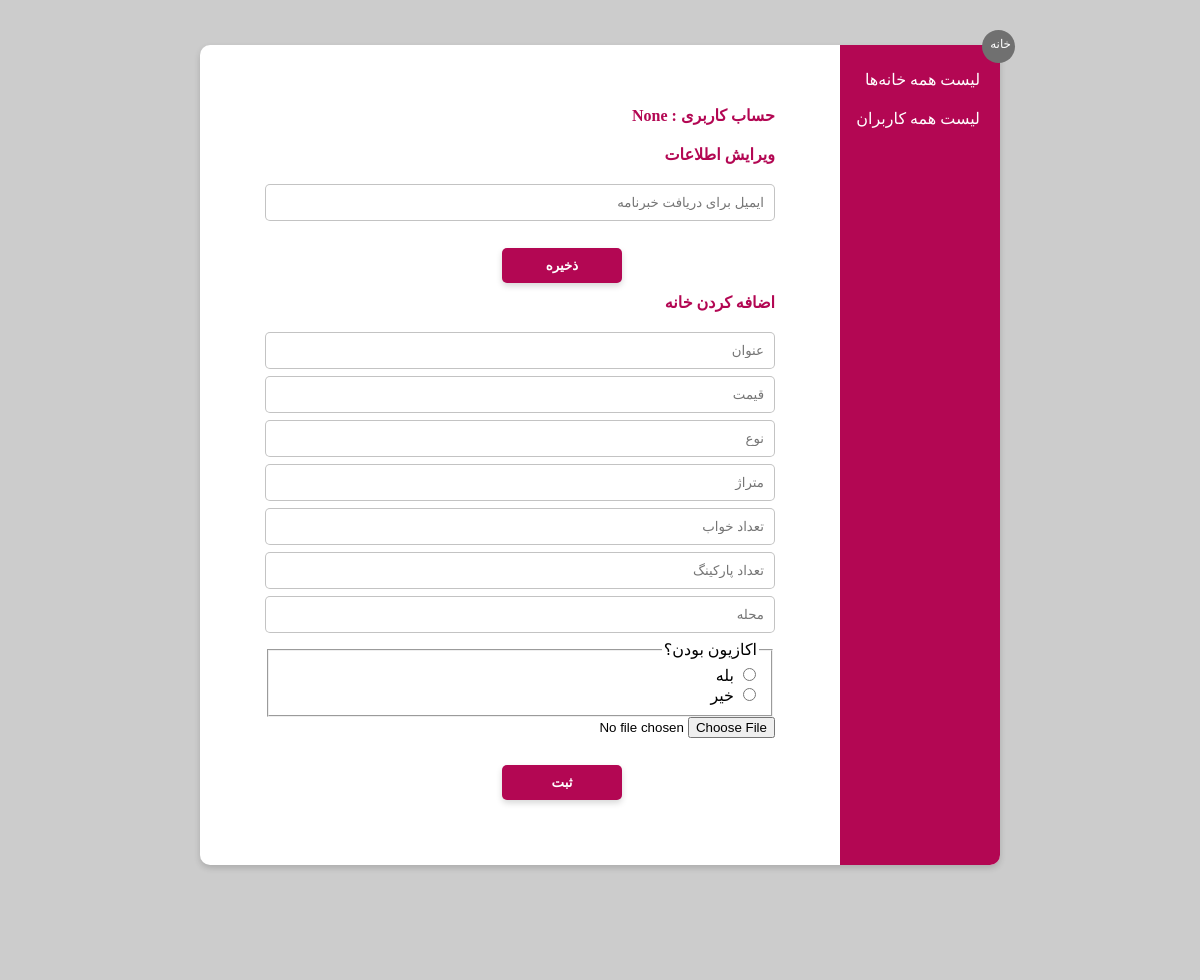
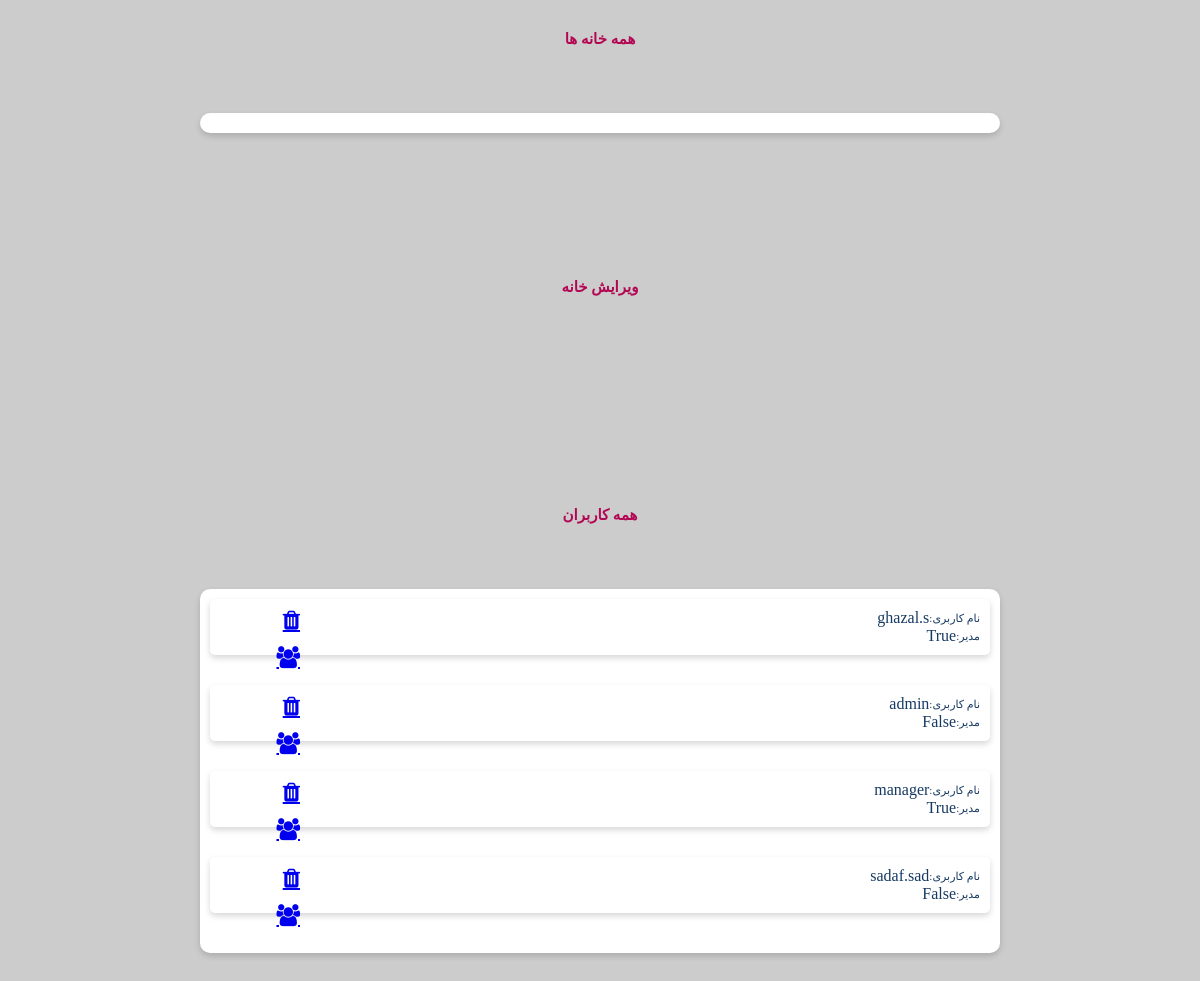
Screenshot of /homes/allUsers with the database file from the repository (2 pictures, top to bottom).
### homes/models.py (models this page shows)
class kilidUser(models.Model):
    REQUIRED_FIELDS = ('user',)
    user = models.OneToOneField(User, on_delete=models.CASCADE, null=True)
    phoneNum = models.CharField(max_length=50)
    isManager = models.BooleanField(default=False)

### homes/views.py (the view)
# urls.py: path('allUsers', views.showAllUsers),
def showAllUsers(request):
   myusers = kilidUser.objects.all()
   usernameHome = None
   if request.user.is_authenticated:
       usernameHome = request.user.username
   gotodiv = 'sec4HeadHome'
   return render(request, 'manager.html', {'myUsers': myusers, 'username': usernameHome, 'jump': gotodiv})

### homes/templates/manager.html (shortened to what this page needs)
{% load static %}
<!DOCTYPE html PUBLIC "-//W3C//DTD XHTML 1.0 Strict//EN" "http://www.w3.org/TR/xhtml1/DTD/xhtml1-strict.dtd">
<html xmlns="http://www.w3.org/1999/xhtml">
        <head>
                <link rel="stylesheet"
          href="https://cdnjs.cloudflare.com/ajax/libs/font-awesome/4.7.0/css/font-awesome.min.css"/>
                <link rel="stylesheet" href={% static "CSS/managerUserStyle.css" %} />
        </head>
        <body>
            <div id="background">
                <div class="infoPage" style="height: 820px;margin-top: 45px;margin-bottom: 45px">
                    <div id="cancelButton" >
                        <a href="home" style="font-size: 12px; color: white; text-decoration: none;width: 100%;margin-left: auto;margin-right: 4px; margin-top: 7px;display: block;">خانه</a>
                    </div>
                    <div id="sidebar" style="position:relative;">
                        <a  href="allHomes" id="headerForForm" style="color:white;padding-top: 10px;padding-right: 20px;position: relative;top: 25px;cursor: pointer;text-decoration: none;">لیست همه خانه‌ها</a>
                        <a  href="allUsers" id="headerForForm" style="color:white;padding-top: 10px;padding-right: 20px;position: relative;top: 45px;cursor: pointer;text-decoration: none;">لیست همه کاربران</a>
                    </div>
                    <div id="formBar">
                        <div id="form">
                            <div class="selectionBar">
                                <h1 id="headerForForm">حساب کاربری : {{ username }}</h1>
                                <form method="POST" action="changeEmail">
                                <h1 id="headerForForm">ویرایش اطلاعات</h1>
                                <div id="completionForm">
                                    <div class="input">
                                            <input class="text" placeholder="ایمیل برای دریافت خبرنامه" type="text" name="newEmail" value="" required />
                                    </div>
                                    <button class="form-submit-button" type="submit" >ذخیره</button>
                                </div>
                                </form>
                            </div>
                            <div class="selectionBar">
                                <form method="POST" action="addHouse">
                                <h1 id="headerForForm">اضافه کردن خانه</h1>
                                <div id="completionForm">
                                    <div class="input">
                                            <input class="text" placeholder="عنوان" type="text" name="hometitle" value="" required />
                                    </div>
                                    <div class="input">
                                            <input class="text" placeholder="قیمت" type="text" name="homeprice" value="" required />
                                    </div>
                                    <div class="input">
                                            <input class="text" placeholder="نوع" type="text" name="hometype" value="" required />
                                    </div>
                                    <div class="input">
                                            <input class="text" placeholder="متراژ" type="text" name="homearea" value="" required />
                                    </div>
                                    <div class="input">
                                            <input class="text" placeholder="تعداد خواب" type="text" name="homebedrooms" value="" required />
                                    </div>
                                    <div class="input">
                                            <input class="text" placeholder="تعداد پارکینگ" type="text" name="homeparkings" value="" required />
                                    </div>
                                    <div class="input">
                                            <input class="text" placeholder="محله" type="text" name="homelocality" value="" required />
                                    </div>
                                    <fieldset>
                                    <legend>اکازیون بودن؟</legend>
                                    <input type="radio" name="homestar" value="True" /> بله <br />
                                    <input type="radio" name="homestar" value="False" /> خیر <br />
                                     </fieldset>                                   <div class="input">
                                            <input type="file" placeholder="عکس" name="homepic" accept="image/*">
                                    </div>
                                    <button class="form-submit-button" type="submit" >ثبت</button>
                                </div>
                                </form>
                            </div>
                        </div>
                    </div>
                </div>
            <div id="sec4HeadHome" style="margin-top: 100px">همه خانه ها </div>
                <div class="infoPage" style="margin-top: 45px;margin-bottom: 45px">
                </div>
            <div id="sec4HeadHome" style="margin-top: 100px">ویرایش خانه </div>
                    <div id="sec4HeadUser" style="margin-top: 100px">همه کاربران </div>
                            <div class="infoPage" style="margin-top: 45px;margin-bottom: 45px">
                                <div id="sec4Grid" style="    display: flex;flex-direction: column;">
                    {% for myuser in myUsers %}
                     <div class="sec4UserCards">
                            <div class="sec4User">
                                <div class="userText4">
                                    <div class="details42">
                                        <div class="details42smalluser">نام کاربری:</div>
                                        <div class="usernameChoice">{{ myuser.user.username }}</div>
                                    </div>
                                    <div class="details42">
                                        <div class="details42smalluser">مدیر:</div>
                                        <div>{{myuser.isManager}} </div>
                                    </div>
                                </div>
                                <div class="useractions">
                                    <a class="fa fa-trash singleAction" href="{% url 'deleteUser' select=myuser.user.username %}" aria-hidden="true" style="font-size: 22px; "></a>
                                    <a class="fa fa-users singleAction" href="{% url 'addManager' select=myuser.user.username %}" aria-hidden="true" style="font-size: 22px; "></a>
                                </div>
                        </div>
                    </div>
                    {% endfor %}
                </div>
                </div>
            </div>
        </body>
</html>

### rows the page displays
kilidUser: user.username "ghazal.s", isManager "True"
kilidUser: user.username "admin", isManager "False"
kilidUser: user.username "manager", isManager "True"
kilidUser: user.username "sadaf.sad", isManager "False"

### other values shown
{{ username }} "None"
